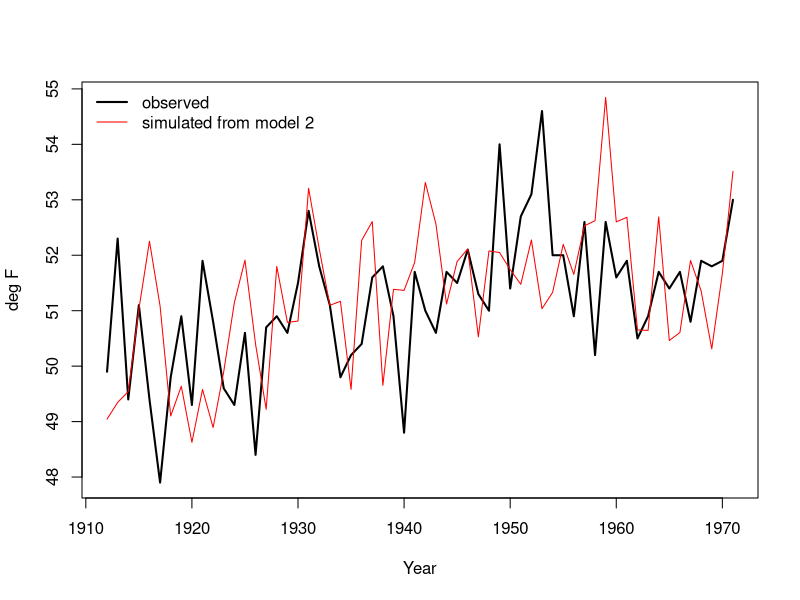
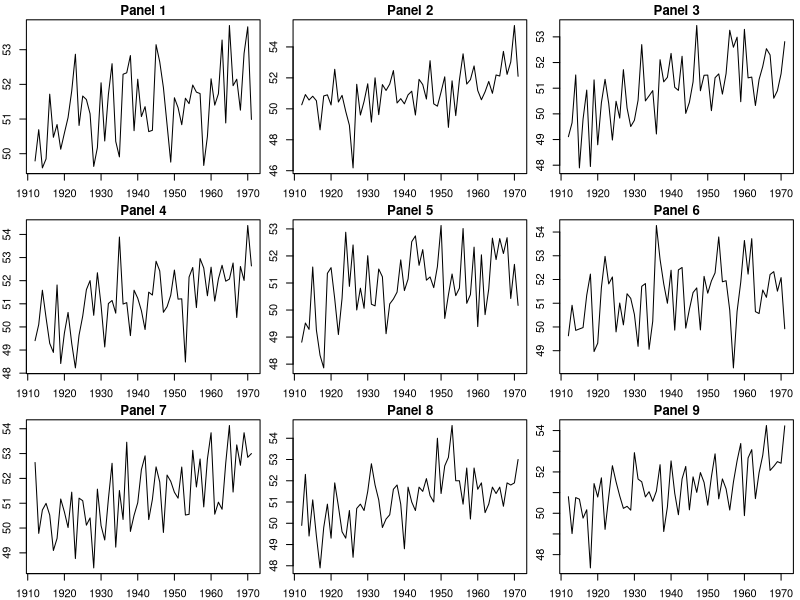
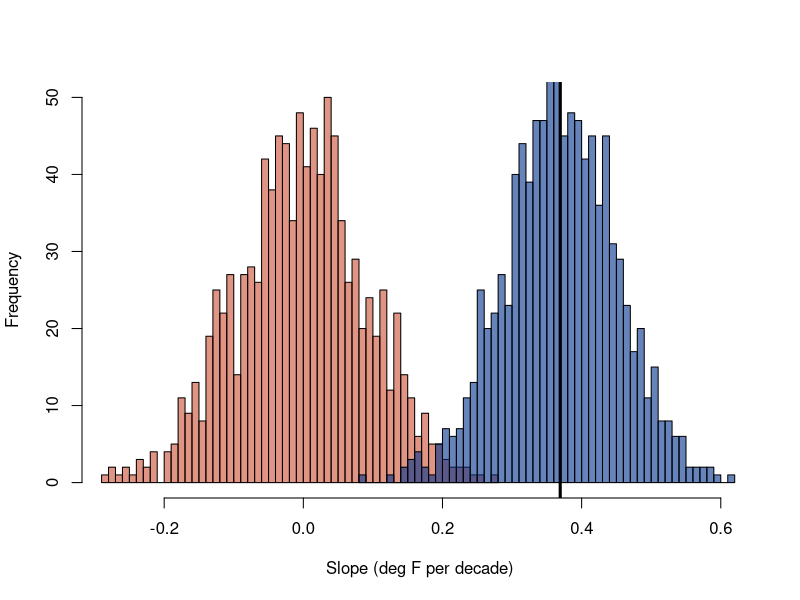

Source code (R) for these figures, in order:
# 02-simulate-from-model.R
# Session 02 --- Introduction to statistical modelling
# A fitted model is a data-generating process: simulate from it and compare
# the simulated series with the observed one. Then separate variability
# (spread of the data) from uncertainty (spread of an estimate).
# Prof. Dae-Jin Lee (daelee@faculty.ie.edu)

data(nhtemp)
nh <- data.frame(year = as.numeric(time(nhtemp)), temp = as.numeric(nhtemp))
n  <- nrow(nh)
m1 <- lm(temp ~ 1, data = nh)
m2 <- lm(temp ~ year, data = nh)
sig1 <- summary(m1)$sigma
sig2 <- summary(m2)$sigma

# ---- 1. One simulated series from model 2 ----
set.seed(2027)                                   # makes the draw reproducible
y_star <- fitted(m2) + rnorm(n, mean = 0, sd = sig2)
plot(nh$year, nh$temp, type = "l", lwd = 2, xlab = "Year", ylab = "deg F",
     ylim = range(nh$temp, y_star))
lines(nh$year, y_star, col = "red")
legend("topleft", c("observed", "simulated from model 2"),
       col = c("black", "red"), lwd = c(2, 1), bty = "n")

# ---- 2. A line-up: can you spot the real series among 8 simulated ones? ----
set.seed(2027)
pos <- sample(1:9, 1)
op <- par(mfrow = c(3, 3), mar = c(2, 2, 1.5, 0.5))
for (k in 1:9) {
  yk <- if (k == pos) nh$temp else fitted(m2) + rnorm(n, 0, sig2)
  plot(nh$year, yk, type = "l", main = paste("Panel", k), xlab = "", ylab = "")
}
par(op)
pos                                              # reveal after the discussion

# ---- 3. Distribution of the fitted slope under each model ----
set.seed(2027)
B <- 1000
slope_m1 <- replicate(B, coef(lm(rnorm(n, coef(m1), sig1) ~ nh$year))[2])
slope_m2 <- replicate(B, coef(lm(fitted(m2) + rnorm(n, 0, sig2) ~ nh$year))[2])
b1_obs <- unname(coef(m2)[2])
c(observed = b1_obs, max_under_m1 = max(slope_m1),
  share_m1_at_least_obs = mean(slope_m1 >= b1_obs))
c(mean_m2 = mean(slope_m2), sd_m2 = sd(slope_m2),
  se_from_lm = summary(m2)$coefficients["year", "Std. Error"])

hist(10 * slope_m1, breaks = 40, xlim = 10 * range(slope_m1, slope_m2),
     col = rgb(0.8, 0.3, 0.2, 0.6), main = "", xlab = "Slope (deg F per decade)")
hist(10 * slope_m2, breaks = 40, col = rgb(0, 0.2, 0.55, 0.6), add = TRUE)
abline(v = 10 * b1_obs, lwd = 3)

# ---- 4. Variability vs uncertainty as the sample size grows ----
set.seed(2027)
mu  <- mean(nh$temp)
sig <- sd(nh$temp)
ns  <- c(10, 30, 100, 300, 1000)
vu <- t(sapply(ns, function(nn) {
  sims <- replicate(500, { z <- rnorm(nn, mu, sig); c(mean(z), sd(z)) })
  c(n = nn,
    variability = mean(sims[2, ]),               # average sample SD: stays near sigma
    uncertainty = sd(sims[1, ]),                 # SD of the 500 sample means
    sigma_over_sqrt_n = sig / sqrt(nn))
}))
round(vu, 3)
